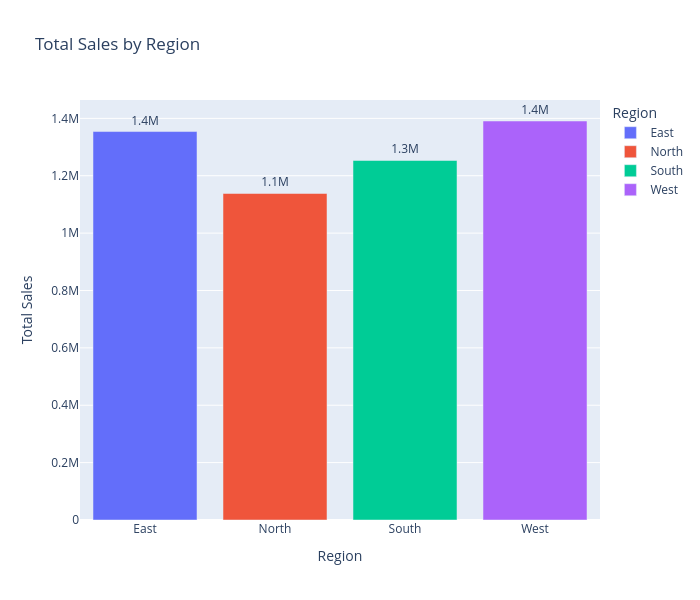

Notebook code for this chart:
### Markdown cell above
# A. Sales by Region

### Code cell
import plotly.express as px

region_sales = df.groupby('Region')['Sales'].sum().reset_index()

# Create a bar chart for sales by region
fig_region = px.bar(region_sales, 
                    x='Region', y='Sales',
                    labels={'Region': 'Region', 'Sales': 'Total Sales'},
                    title='Total Sales by Region',
                    color='Region',
                    text='Sales',  # Add labels above the bars
                    height=600,  # Resize height
                    width=700)  # Resize width
fig_region.update_traces(texttemplate='%{text:.2s}', textposition='outside')  # Shortened text format
fig_region.show()

### Figure 1 — Plotly figure (JSON) as saved in the notebook; plotly's stock layout.template omitted (floating-point values rounded to 4 significant figures)
{"data": [{"hovertemplate": "Region=%{x}<br>Total Sales=%{text}<extra></extra>", "legendgroup": "East", "marker": {"color": "#636efa", "pattern": {"shape": ""}}, "name": "East", "orientation": "v", "showlegend": true, "text": [1354000.0], "textposition": "outside", "texttemplate": "%{text:.2s}", "type": "bar", "x": ["East"], "xaxis": "x", "y": [1354000.0], "yaxis": "y"}, {"hovertemplate": "Region=%{x}<br>Total Sales=%{text}<extra></extra>", "legendgroup": "North", "marker": {"color": "#EF553B", "pattern": {"shape": ""}}, "name": "North", "orientation": "v", "showlegend": true, "text": [1138000.0], "textposition": "outside", "texttemplate": "%{text:.2s}", "type": "bar", "x": ["North"], "xaxis": "x", "y": [1138000.0], "yaxis": "y"}, {"hovertemplate": "Region=%{x}<br>Total Sales=%{text}<extra></extra>", "legendgroup": "South", "marker": {"color": "#00cc96", "pattern": {"shape": ""}}, "name": "South", "orientation": "v", "showlegend": true, "text": [1253000.0], "textposition": "outside", "texttemplate": "%{text:.2s}", "type": "bar", "x": ["South"], "xaxis": "x", "y": [1253000.0], "yaxis": "y"}, {"hovertemplate": "Region=%{x}<br>Total Sales=%{text}<extra></extra>", "legendgroup": "West", "marker": {"color": "#ab63fa", "pattern": {"shape": ""}}, "name": "West", "orientation": "v", "showlegend": true, "text": [1391000.0], "textposition": "outside", "texttemplate": "%{text:.2s}", "type": "bar", "x": ["West"], "xaxis": "x", "y": [1391000.0], "yaxis": "y"}], "layout": {"barmode": "relative", "height": 600, "legend": {"title": {"text": "Region"}, "tracegroupgap": 0}, "title": {"text": "Total Sales by Region"}, "width": 700, "xaxis": {"anchor": "y", "categoryarray": ["East", "North", "South", "West"], "categoryorder": "array", "domain": [0, 1], "title": {"text": "Region"}}, "yaxis": {"anchor": "x", "domain": [0, 1], "title": {"text": "Total Sales"}}}}
